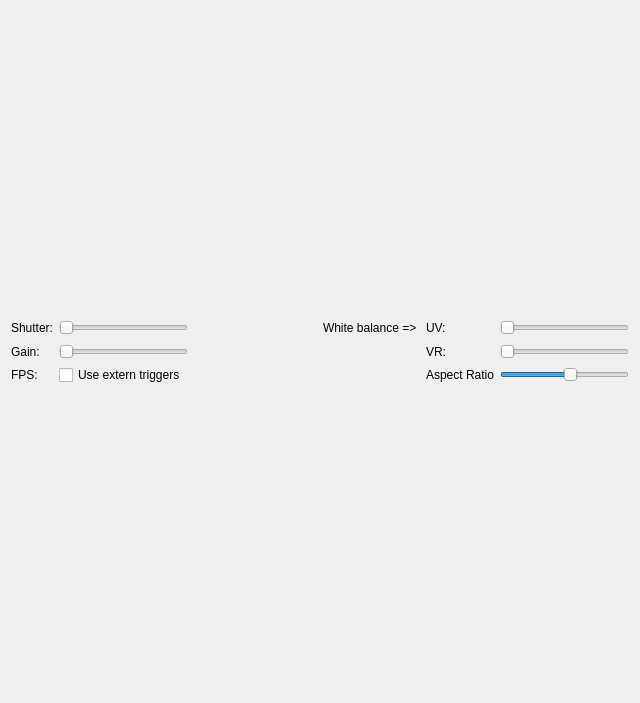
<?xml version="1.0" encoding="UTF-8"?>
<ui version="4.0">
 <class>VideoDialog</class>
 <widget class="QDialog" name="VideoDialog">
  <property name="windowModality">
   <enum>Qt::NonModal</enum>
  </property>
  <property name="geometry">
   <rect>
    <x>0</x>
    <y>0</y>
    <width>640</width>
    <height>703</height>
   </rect>
  </property>
  <property name="windowTitle">
   <string>Video Dialog</string>
  </property>
  <property name="styleSheet">
   <string notr="true"/>
  </property>
  <layout class="QVBoxLayout" name="verticalLayout">
   <item>
    <layout class="QGridLayout" name="gridLayout">
     <item row="0" column="1">
      <widget class="QSlider" name="shutterSlider">
       <property name="orientation">
        <enum>Qt::Horizontal</enum>
       </property>
      </widget>
     </item>
     <item row="0" column="4">
      <widget class="QLabel" name="uvLabel">
       <property name="text">
        <string>UV:</string>
       </property>
      </widget>
     </item>
     <item row="1" column="1">
      <widget class="QSlider" name="gainSlider">
       <property name="orientation">
        <enum>Qt::Horizontal</enum>
       </property>
      </widget>
     </item>
     <item row="2" column="1">
      <widget class="QCheckBox" name="trigCheckBox">
       <property name="text">
        <string>Use extern triggers</string>
       </property>
      </widget>
     </item>
     <item row="1" column="4">
      <widget class="QLabel" name="vrLabel">
       <property name="text">
        <string>VR:</string>
       </property>
      </widget>
     </item>
     <item row="2" column="0">
      <widget class="QLabel" name="FPSLabel">
       <property name="sizePolicy">
        <sizepolicy hsizetype="Preferred" vsizetype="Preferred">
         <horstretch>0</horstretch>
         <verstretch>0</verstretch>
        </sizepolicy>
       </property>
       <property name="text">
        <string>FPS:</string>
       </property>
      </widget>
     </item>
     <item row="2" column="5">
      <widget class="QSlider" name="aspectRatioSlider">
       <property name="minimum">
        <number>200</number>
       </property>
       <property name="maximum">
        <number>1000</number>
       </property>
       <property name="value">
        <number>640</number>
       </property>
       <property name="orientation">
        <enum>Qt::Horizontal</enum>
       </property>
       <property name="tickPosition">
        <enum>QSlider::NoTicks</enum>
       </property>
      </widget>
     </item>
     <item row="0" column="2">
      <spacer name="horizontalSpacer_2">
       <property name="orientation">
        <enum>Qt::Horizontal</enum>
       </property>
       <property name="sizeHint" stdset="0">
        <size>
         <width>40</width>
         <height>20</height>
        </size>
       </property>
      </spacer>
     </item>
     <item row="0" column="5">
      <widget class="QSlider" name="uvSlider">
       <property name="orientation">
        <enum>Qt::Horizontal</enum>
       </property>
      </widget>
     </item>
     <item row="0" column="3">
      <widget class="QLabel" name="wbLabel">
       <property name="text">
        <string>White balance =&gt; </string>
       </property>
      </widget>
     </item>
     <item row="2" column="4">
      <widget class="QLabel" name="aspectRatioLabel">
       <property name="text">
        <string>Aspect Ratio</string>
       </property>
      </widget>
     </item>
     <item row="1" column="5">
      <widget class="QSlider" name="vrSlider">
       <property name="orientation">
        <enum>Qt::Horizontal</enum>
       </property>
      </widget>
     </item>
     <item row="0" column="0">
      <widget class="QLabel" name="shutterLabel">
       <property name="text">
        <string>Shutter:</string>
       </property>
      </widget>
     </item>
     <item row="1" column="0">
      <widget class="QLabel" name="gainLabel">
       <property name="text">
        <string>Gain:</string>
       </property>
      </widget>
     </item>
    </layout>
   </item>
  </layout>
 </widget>
 <resources/>
 <connections>
  <connection>
   <sender>vrSlider</sender>
   <signal>sliderMoved(int)</signal>
   <receiver>VideoDialog</receiver>
   <slot>onVRChanged(int)</slot>
   <hints>
    <hint type="sourcelabel">
     <x>528</x>
     <y>590</y>
    </hint>
    <hint type="destinationlabel">
     <x>319</x>
     <y>304</y>
    </hint>
   </hints>
  </connection>
  <connection>
   <sender>gainSlider</sender>
   <signal>sliderMoved(int)</signal>
   <receiver>VideoDialog</receiver>
   <slot>onGainChanged(int)</slot>
   <hints>
    <hint type="sourcelabel">
     <x>159</x>
     <y>590</y>
    </hint>
    <hint type="destinationlabel">
     <x>319</x>
     <y>304</y>
    </hint>
   </hints>
  </connection>
  <connection>
   <sender>shutterSlider</sender>
   <signal>sliderMoved(int)</signal>
   <receiver>VideoDialog</receiver>
   <slot>onShutterChanged(int)</slot>
   <hints>
    <hint type="sourcelabel">
     <x>159</x>
     <y>555</y>
    </hint>
    <hint type="destinationlabel">
     <x>319</x>
     <y>304</y>
    </hint>
   </hints>
  </connection>
  <connection>
   <sender>trigCheckBox</sender>
   <signal>clicked(bool)</signal>
   <receiver>VideoDialog</receiver>
   <slot>onExternTrig(bool)</slot>
   <hints>
    <hint type="sourcelabel">
     <x>151</x>
     <y>531</y>
    </hint>
    <hint type="destinationlabel">
     <x>319</x>
     <y>351</y>
    </hint>
   </hints>
  </connection>
  <connection>
   <sender>uvSlider</sender>
   <signal>sliderMoved(int)</signal>
   <receiver>VideoDialog</receiver>
   <slot>onUVChanged(int)</slot>
   <hints>
    <hint type="sourcelabel">
     <x>528</x>
     <y>555</y>
    </hint>
    <hint type="destinationlabel">
     <x>319</x>
     <y>304</y>
    </hint>
   </hints>
  </connection>
 </connections>
 <slots>
  <signal>aspectRatioChanged(int)</signal>
  <slot>onShutterChanged(int)</slot>
  <slot>onGainChanged(int)</slot>
  <slot>onUVChanged(int)</slot>
  <slot>onVRChanged(int)</slot>
  <slot>onAspectRatioChanged(int)</slot>
  <slot>onExternTrig(bool)</slot>
  <slot>onAspectRatioReleased()</slot>
 </slots>
</ui>
